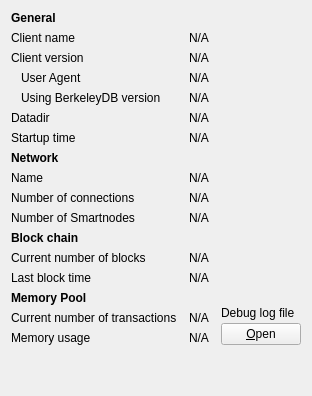
     <widget class="QWidget" name="tab_info">
      <attribute name="title">
       <string>&amp;Information</string>
      </attribute>
      <layout class="QGridLayout" name="gridLayout" columnstretch="0,1,0">
       <property name="horizontalSpacing">
        <number>12</number>
       </property>
       <item row="0" column="0">
        <widget class="QLabel" name="label_9">
         <property name="font">
          <font>
           <weight>75</weight>
           <bold>true</bold>
          </font>
         </property>
         <property name="text">
          <string>General</string>
         </property>
        </widget>
       </item>
       <item row="1" column="0">
        <widget class="QLabel" name="label_5">
         <property name="text">
          <string>Client name</string>
         </property>
        </widget>
       </item>
       <item row="1" column="1" colspan="2">
        <widget class="QLabel" name="clientName">
         <property name="cursor">
          <cursorShape>IBeamCursor</cursorShape>
         </property>
         <property name="text">
          <string>N/A</string>
         </property>
         <property name="textFormat">
          <enum>Qt::PlainText</enum>
         </property>
         <property name="textInteractionFlags">
          <set>Qt::LinksAccessibleByMouse|Qt::TextSelectableByKeyboard|Qt::TextSelectableByMouse</set>
         </property>
        </widget>
       </item>
       <item row="2" column="0">
        <widget class="QLabel" name="label_6">
         <property name="text">
          <string>Client version</string>
         </property>
        </widget>
       </item>
       <item row="2" column="1" colspan="2">
        <widget class="QLabel" name="clientVersion">
         <property name="cursor">
          <cursorShape>IBeamCursor</cursorShape>
         </property>
         <property name="text">
          <string>N/A</string>
         </property>
         <property name="textFormat">
          <enum>Qt::PlainText</enum>
         </property>
         <property name="textInteractionFlags">
          <set>Qt::LinksAccessibleByMouse|Qt::TextSelectableByKeyboard|Qt::TextSelectableByMouse</set>
         </property>
        </widget>
       </item>
       <item row="3" column="0">
        <widget class="QLabel" name="labelClientUserAgent">
         <property name="text">
          <string>User Agent</string>
         </property>
         <property name="indent">
          <number>10</number>
         </property>
        </widget>
       </item>
       <item row="3" column="1" colspan="2">
        <widget class="QLabel" name="clientUserAgent">
         <property name="cursor">
          <cursorShape>IBeamCursor</cursorShape>
         </property>
         <property name="text">
          <string>N/A</string>
         </property>
         <property name="textFormat">
          <enum>Qt::PlainText</enum>
         </property>
         <property name="textInteractionFlags">
          <set>Qt::LinksAccessibleByMouse|Qt::TextSelectableByKeyboard|Qt::TextSelectableByMouse</set>
         </property>
        </widget>
       </item>
       <item row="4" column="0">
        <widget class="QLabel" name="label_berkeleyDBVersion">
         <property name="text">
          <string>Using BerkeleyDB version</string>
         </property>
         <property name="indent">
          <number>10</number>
         </property>
        </widget>
       </item>
       <item row="4" column="1" colspan="2">
        <widget class="QLabel" name="berkeleyDBVersion">
         <property name="cursor">
          <cursorShape>IBeamCursor</cursorShape>
         </property>
         <property name="text">
          <string>N/A</string>
         </property>
         <property name="textFormat">
          <enum>Qt::PlainText</enum>
         </property>
         <property name="textInteractionFlags">
          <set>Qt::LinksAccessibleByMouse|Qt::TextSelectableByKeyboard|Qt::TextSelectableByMouse</set>
         </property>
        </widget>
       </item>
       <item row="5" column="0">
        <widget class="QLabel" name="label_12">
         <property name="text">
          <string>Datadir</string>
         </property>
        </widget>
       </item>
       <item row="5" column="1" colspan="2">
        <widget class="QLabel" name="dataDir">
         <property name="cursor">
          <cursorShape>IBeamCursor</cursorShape>
         </property>
         <property name="text">
          <string>N/A</string>
         </property>
         <property name="textFormat">
          <enum>Qt::PlainText</enum>
         </property>
         <property name="wordWrap">
          <bool>true</bool>
         </property>
         <property name="textInteractionFlags">
          <set>Qt::LinksAccessibleByMouse|Qt::TextSelectableByKeyboard|Qt::TextSelectableByMouse</set>
         </property>
        </widget>
       </item>
       <item row="6" column="0">
        <widget class="QLabel" name="label_13">
         <property name="text">
          <string>Startup time</string>
         </property>
        </widget>
       </item>
       <item row="6" column="1" colspan="2">
        <widget class="QLabel" name="startupTime">
         <property name="cursor">
          <cursorShape>IBeamCursor</cursorShape>
         </property>
         <property name="text">
          <string>N/A</string>
         </property>
         <property name="textFormat">
          <enum>Qt::PlainText</enum>
         </property>
         <property name="textInteractionFlags">
          <set>Qt::LinksAccessibleByMouse|Qt::TextSelectableByKeyboard|Qt::TextSelectableByMouse</set>
         </property>
        </widget>
       </item>
       <item row="7" column="0">
           <widget class="QLabel" name="labelNetwork">
               <property name="font">
                   <font>
                       <weight>75</weight>
                       <bold>true</bold>
                   </font>
               </property>
               <property name="text">
                   <string>Network</string>
               </property>
           </widget>
       </item>
       <item row="8" column="0">
        <widget class="QLabel" name="label_8">
         <property name="text">
          <string>Name</string>
         </property>
        </widget>
       </item>
       <item row="8" column="1" colspan="2">
        <widget class="QLabel" name="networkName">
         <property name="cursor">
          <cursorShape>IBeamCursor</cursorShape>
         </property>
         <property name="text">
          <string>N/A</string>
         </property>
         <property name="textFormat">
          <enum>Qt::PlainText</enum>
         </property>
         <property name="textInteractionFlags">
          <set>Qt::LinksAccessibleByMouse|Qt::TextSelectableByKeyboard|Qt::TextSelectableByMouse</set>
         </property>
        </widget>
       </item>
       <item row="9" column="0">
        <widget class="QLabel" name="label_7">
         <property name="text">
          <string>Number of connections</string>
         </property>
        </widget>
       </item>
       <item row="9" column="1" colspan="2">
        <widget class="QLabel" name="numberOfConnections">
         <property name="cursor">
          <cursorShape>IBeamCursor</cursorShape>
         </property>
         <property name="text">
          <string>N/A</string>
         </property>
         <property name="textFormat">
          <enum>Qt::PlainText</enum>
         </property>
         <property name="textInteractionFlags">
          <set>Qt::LinksAccessibleByMouse|Qt::TextSelectableByKeyboard|Qt::TextSelectableByMouse</set>
         </property>
        </widget>
       </item>
       <item row="10" column="0">
        <widget class="QLabel" name="masternodeCountLabel">
         <property name="text">
          <string>Number of Smartnodes</string>
         </property>
        </widget>
       </item>
       <item row="10" column="1">
        <widget class="QLabel" name="masternodeCount">
         <property name="text">
          <string>N/A</string>
         </property>
        </widget>
       </item>
       <item row="11" column="0">
        <widget class="QLabel" name="label_10">
         <property name="font">
          <font>
           <weight>75</weight>
           <bold>true</bold>
          </font>
         </property>
         <property name="text">
          <string>Block chain</string>
         </property>
        </widget>
       </item>
       <item row="12" column="0">
        <widget class="QLabel" name="label_3">
         <property name="text">
          <string>Current number of blocks</string>
         </property>
        </widget>
       </item>
       <item row="12" column="1" colspan="2">
        <widget class="QLabel" name="numberOfBlocks">
         <property name="cursor">
          <cursorShape>IBeamCursor</cursorShape>
         </property>
         <property name="text">
          <string>N/A</string>
         </property>
         <property name="textFormat">
          <enum>Qt::PlainText</enum>
         </property>
         <property name="textInteractionFlags">
          <set>Qt::LinksAccessibleByMouse|Qt::TextSelectableByKeyboard|Qt::TextSelectableByMouse</set>
         </property>
        </widget>
       </item>
       <item row="13" column="0">
        <widget class="QLabel" name="labelLastBlockTime">
         <property name="text">
          <string>Last block time</string>
         </property>
        </widget>
       </item>
       <item row="13" column="1" colspan="2">
        <widget class="QLabel" name="lastBlockTime">
         <property name="cursor">
          <cursorShape>IBeamCursor</cursorShape>
         </property>
         <property name="text">
          <string>N/A</string>
         </property>
         <property name="textFormat">
          <enum>Qt::PlainText</enum>
         </property>
         <property name="textInteractionFlags">
          <set>Qt::LinksAccessibleByMouse|Qt::TextSelectableByKeyboard|Qt::TextSelectableByMouse</set>
         </property>
        </widget>
       </item>
       <item row="14" column="0">
        <widget class="QLabel" name="labelMempoolTitle">
         <property name="font">
          <font>
           <weight>75</weight>
           <bold>true</bold>
          </font>
         </property>
         <property name="text">
          <string>Memory Pool</string>
         </property>
        </widget>
       </item>
       <item row="15" column="0">
        <widget class="QLabel" name="labelNumberOfTransactions">
         <property name="text">
          <string>Current number of transactions</string>
         </property>
        </widget>
       </item>
       <item row="15" column="1">
        <widget class="QLabel" name="mempoolNumberTxs">
         <property name="cursor">
          <cursorShape>IBeamCursor</cursorShape>
         </property>
         <property name="text">
          <string>N/A</string>
         </property>
         <property name="textFormat">
          <enum>Qt::PlainText</enum>
         </property>
         <property name="textInteractionFlags">
          <set>Qt::LinksAccessibleByMouse|Qt::TextSelectableByKeyboard|Qt::TextSelectableByMouse</set>
         </property>
        </widget>
       </item>
       <item row="16" column="0">
        <widget class="QLabel" name="labelMemoryUsage">
         <property name="text">
          <string>Memory usage</string>
         </property>
        </widget>
       </item>
       <item row="16" column="1">
        <widget class="QLabel" name="mempoolSize">
         <property name="cursor">
          <cursorShape>IBeamCursor</cursorShape>
         </property>
         <property name="text">
          <string>N/A</string>
         </property>
         <property name="textFormat">
          <enum>Qt::PlainText</enum>
         </property>
         <property name="textInteractionFlags">
          <set>Qt::LinksAccessibleByMouse|Qt::TextSelectableByKeyboard|Qt::TextSelectableByMouse</set>
         </property>
        </widget>
       </item>
       <item row="14" column="2" rowspan="3">
        <layout class="QVBoxLayout" name="verticalLayoutDebugButton">
         <property name="spacing">
          <number>3</number>
         </property>
         <item>
          <spacer name="verticalSpacer_2">
           <property name="orientation">
            <enum>Qt::Vertical</enum>
           </property>
           <property name="sizeHint" stdset="0">
            <size>
             <width>10</width>
             <height>5</height>
            </size>
           </property>
          </spacer>
         </item>
         <item>
          <widget class="QLabel" name="labelDebugLogfile">
           <property name="text">
            <string>Debug log file</string>
           </property>
          </widget>
         </item>
         <item>
          <widget class="QPushButton" name="openDebugLogfileButton">
           <property name="toolTip">
            <string>Open the smartcoin Core debug log file from the current data directory. This can take a few seconds for large log files.</string>
           </property>
           <property name="text">
            <string>&amp;Open</string>
           </property>
           <property name="autoDefault">
            <bool>false</bool>
           </property>
          </widget>
         </item>
        </layout>
       </item>
       <item row="18" column="0">
        <spacer name="verticalSpacer">
         <property name="orientation">
          <enum>Qt::Vertical</enum>
         </property>
         <property name="sizeHint" stdset="0">
          <size>
           <width>20</width>
           <height>40</height>
          </size>
         </property>
        </spacer>
       </item>
      </layout>
     </widget>
